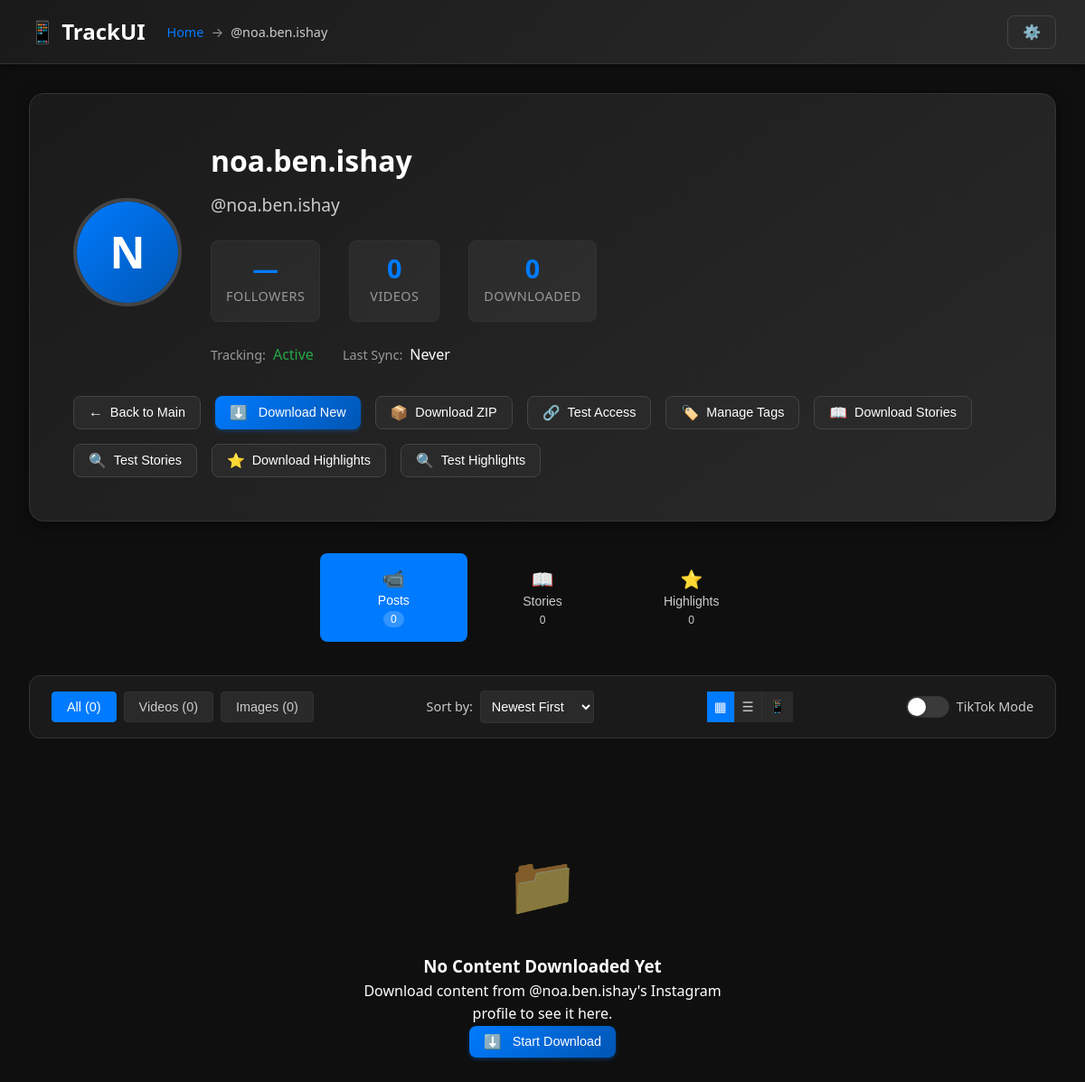
/user/noa.ben.ishay?platform=instagram, run on the app's committed database.
### tables this page shows
CREATE TABLE users (
            id INTEGER PRIMARY KEY AUTOINCREMENT,
            username TEXT NOT NULL,
            platform TEXT NOT NULL DEFAULT 'tiktok',
            display_name TEXT,
            profile_picture TEXT,
            follower_count INTEGER DEFAULT 0,
            following_count INTEGER DEFAULT 0,
            video_count INTEGER DEFAULT 0,
            is_tracking BOOLEAN DEFAULT 1,
            last_sync TIMESTAMP,
            created_at TIMESTAMP DEFAULT CURRENT_TIMESTAMP,
            download_count INTEGER DEFAULT 0,
            last_download TIMESTAMP,
            UNIQUE(username, platform)
        );

### app.py (the view, shortened to what this page needs)
@app.route('/user/<username>')
def user_profile(username):
    conn = get_db_connection()
    user = conn.execute('SELECT * FROM users WHERE username = ?', (username,)).fetchone()
    if not user:
        conn.close()
        abort(404)
    user_tags = conn.execute('''
        SELECT t.* FROM tags t
        JOIN user_tags ut ON t.id = ut.tag_id
        WHERE ut.user_id = ?
    ''', (user['id'],)).fetchall()
    conn.close()
    user_platform = user['platform'] if 'platform' in user.keys() else 'tiktok'
    platform = user_platform if user_platform else request.args.get('platform', 'tiktok')
    user_dir = os.path.join(DOWNLOADS_PATH, platform, username)
    media_files = []
    videos_only = get_bool_setting('profile_feed_videos_only', False)
    if videos_only:
        media_files = [m for m in media_files if m['type'] == 'video']
    media_files.sort(key=lambda x: (x['type'] != 'video', -x['modified'].timestamp()))
    stories_files = []
    highlights_files = []
    if platform == 'instagram':
        stories_dir = os.path.join(DOWNLOADS_PATH, platform, username, 'stories')
        highlights_dir = os.path.join(DOWNLOADS_PATH, platform, username, 'highlights')
        stories_files.sort(key=lambda x: -x['modified'].timestamp())
        highlights_files.sort(key=lambda x: -x['modified'].timestamp())
        highlights_by_folder = {}
        import json
        highlights_grouped = sorted([(folder, files) for folder, files in highlights_by_folder.items()])
        print(f"\n=== HIGHLIGHTS GROUPING DEBUG ===")
        print(f"Total highlights files: {len(highlights_files)}")
        print(f"Number of highlight collections: {len(highlights_grouped)}")
        for folder_name, files in highlights_grouped:
            print(f"  Collection '{folder_name}': {len(files)} files")
            for f in files[:2]:  # Show first 2 files
                print(f"    - {f['filename']}")
        print(f"=====================================\n")
    videos_count = len([m for m in media_files if m['type'] == 'video'])
    images_count = len([m for m in media_files if m['type'] == 'image'])
    stories_count = len(stories_files)
    highlights_count = len(highlights_files)
    avatar_url = None
    for ext in ['.jpg', '.jpeg', '.png', '.webp']:
        candidate = os.path.join(AVATARS_PATH, f"{platform}_{username}{ext}")
        if os.path.exists(candidate):
            avatar_url = f"/avatar/{username}"
            break
        candidate_legacy = os.path.join(AVATARS_PATH, f"{username}{ext}")
        if os.path.exists(candidate_legacy):
            avatar_url = f"/avatar/{username}"
            break
    if not avatar_url:
        first_image = next((m for m in media_files if m['type'] == 'image'), None)
        if first_image:
            avatar_url = f"/downloads/{first_image['path']}"
    return render_template('user.html',
                         user=dict(user),
                         user_tags=[dict(tag) for tag in user_tags],
                         media_files=media_files,
                         stories_files=stories_files,
                         highlights_files=highlights_files,
                         highlights_grouped=highlights_grouped if platform == 'instagram' else [],
                         media_counts={
                             'videos': videos_count,
                             'images': images_count,
                             'stories': stories_count,
                             'highlights': highlights_count,
                             'total': len(media_files)
                         },
                         avatar_url=avatar_url,
                         download_progress=download_progress.get(username, {}),
                         platform=platform)

### app.py (called while the page is built)
def get_db_connection():
    conn = sqlite3.connect(DATABASE_PATH)
    conn.row_factory = sqlite3.Row
    return conn

def get_setting(key, default=None):
    try:
        conn = get_db_connection()
        row = conn.execute('SELECT value FROM settings WHERE key = ?', (key,)).fetchone()
        conn.close()
        if row and row['value'] is not None:
            return row['value']
    except Exception:
        pass
    return default

def get_bool_setting(key, default=False):
    val = str(get_setting(key, 'true' if default else 'false')).strip().lower()
    return val in ('1', 'true', 'yes', 'on')

### templates/user.html (shortened to what this page needs)
{% extends "layout.html" %}
{% block breadcrumb %}
<span class="breadcrumb-separator">→</span>
<span>@{{ user.username }}</span>
{% endblock %}
{% block content %}
<div class="user-profile">
    <div class="user-header">
        <div class="user-header-content">
            <div class="user-avatar-large">
                {% if avatar_url %}
                <img src="{{ avatar_url }}" alt="{{ user.display_name or user.username }}">
                {% else %}
                <div class="avatar-placeholder">{{ (user.display_name or user.username)[0]|upper }}</div>
                {% endif %}
            </div>
            <div class="user-details">
                <h1 class="user-display-name">{{ user.display_name or user.username }}</h1>
                <p class="user-handle">@{{ user.username }}</p>
                <div class="user-stats-row">
                    <div class="stat-box">
                        <div class="stat-number">{{ user.follower_count if user.follower_count and user.follower_count >
                            0 else '—' }}</div>
                        <div class="stat-label">Followers</div>
                    </div>
                    <div class="stat-box">
                        <div class="stat-number">{{ media_counts.videos }}</div>
                        <div class="stat-label">Videos</div>
                    </div>
                    <div class="stat-box">
                        <div class="stat-number">{{ media_counts.total }}</div>
                        <div class="stat-label">Downloaded</div>
                    </div>
                </div>
                <div class="status-info">
                    <div class="status-item">
                        <span class="status-label">Tracking:</span>
                        <span class="status-value {{ 'active' if user.is_tracking else 'inactive' }}">
                            {{ 'Active' if user.is_tracking else 'Inactive' }}
                        </span>
                    </div>
                    <div class="status-item">
                        <span class="status-label">Last Sync:</span>
                        <span class="status-value">
                            {% if user.last_sync %}
                            {{ user.last_sync|strftime('%Y-%m-%d %H:%M') }}
                            {% else %}
                            Never
                            {% endif %}
                        </span>
                    </div>
                </div>
            </div>
        </div>
        <div class="user-actions">
            <button class="btn btn-secondary" onclick="goBack()">
                <span class="btn-icon">←</span>
                Back to Main
            </button>
            <button class="btn btn-primary" id="downloadNewBtn"
                onclick="downloadNewContent('{{ user.username }}', '{{ request.args.get('platform','tiktok') }}')">
                <span class="btn-icon">⬇️</span>
                Download New
            </button>
            <button class="btn btn-secondary"
                onclick="downloadZip('{{ user.username }}', '{{ request.args.get('platform','tiktok') }}')">
                <span class="btn-icon">📦</span>
                Download ZIP
            </button>
            <button class="btn btn-secondary" onclick="testAccess()">
                <span class="btn-icon">🔗</span>
                Test Access
            </button>
            <button class="btn btn-secondary" onclick="showUserTagModal('{{ user.username }}')">
                <span class="btn-icon">🏷️</span>
                Manage Tags
            </button>
            {% if platform == 'instagram' %}
            <button class="btn btn-secondary" onclick="downloadInstagramStories('{{ user.username }}')">
                <span class="btn-icon">📖</span>
                Download Stories
            </button>
            <button class="btn btn-secondary" onclick="testInstagramStories('{{ user.username }}')">
                <span class="btn-icon">🔍</span>
                Test Stories
            </button>
            <button class="btn btn-secondary" onclick="downloadInstagramHighlights('{{ user.username }}')">
                <span class="btn-icon">⭐</span>
                Download Highlights
            </button>
            <button class="btn btn-secondary" onclick="testInstagramHighlights('{{ user.username }}')">
                <span class="btn-icon">🔍</span>
                Test Highlights
            </button>
            {% endif %}
        </div>
    </div>
    {% if platform == 'instagram' %}
    <div class="instagram-nav-section">
        <div class="instagram-nav-buttons">
            <button class="instagram-nav-btn active" id="postsNavBtn" onclick="showInstagramSection('posts')">
                <div class="nav-btn-content">
                    <span class="nav-icon">📹</span>
                    <span class="nav-label">Posts</span>
                    <span class="nav-count">{{ media_counts.total }}</span>
                </div>
            </button>
            <button class="instagram-nav-btn" id="storiesNavBtn" onclick="showInstagramSection('stories')">
                <div class="nav-btn-content">
                    <span class="nav-icon">📖</span>
                    <span class="nav-label">Stories</span>
                    <span class="nav-count">{{ media_counts.stories }}</span>
                </div>
            </button>
            <button class="instagram-nav-btn" id="highlightsNavBtn" onclick="showInstagramSection('highlights')">
                <div class="nav-btn-content">
                    <span class="nav-icon">⭐</span>
                    <span class="nav-label">Highlights</span>
                    <span class="nav-count">{{ media_counts.highlights }}</span>
                </div>
            </button>
        </div>
    </div>
    {% endif %}
    <div class="media-controls">
        <div class="media-filters">
            <button class="filter-btn active" id="allFilter" onclick="filterMedia('all')">
                All ({{ media_files|length }})
            </button>
            <button class="filter-btn" id="videoFilter" onclick="filterMedia('video')">
                Videos ({{ media_files|selectattr('type', 'equalto', 'video')|list|length }})
            </button>
            <button class="filter-btn" id="imageFilter" onclick="filterMedia('image')">
                Images ({{ media_files|selectattr('type', 'equalto', 'image')|list|length }})
            </button>
        </div>
        <div class="sort-controls">
            <label for="sortSelect">Sort by:</label>
            <select id="sortSelect" onchange="sortMedia()">
                <option value="date-desc">Newest First</option>
            </select>
        </div>
        <div class="view-options">
            <button class="view-btn active" id="gridViewBtn" onclick="toggleMediaView('grid')">
                <span class="btn-icon">▦</span>
            </button>
            <button class="view-btn" id="listViewBtn" onclick="toggleMediaView('list')">
                <span class="btn-icon">☰</span>
            </button>
            <button class="view-btn" id="tiktokViewBtn" onclick="toggleMediaView('tiktok')">
                <span class="btn-icon">📱</span>
            </button>
        </div>
        <div class="tiktok-toggle">
            <label class="tiktok-switch">
                <span class="tiktok-slider"></span>
                <span class="tiktok-label">TikTok Mode</span>
            </label>
        </div>
    </div>
    {% if media_files %}
    <div class="media-gallery" id="mediaGallery">
        {% for file in media_files %}
        <div class="media-item" data-type="{{ file.type }}" data-name="{{ file.filename }}" data-size="{{ file.size }}"
            data-date="{{ file.modified.timestamp() }}">
            <div class="media-preview">
                {% if file.type == 'video' %}
                <video controls preload="metadata" playsinline webkit-playsinline muted>
                    <source src="{{ url_for('download_file', filename=file.path) }}" type="video/mp4">
                    Your browser does not support the video tag.
                </video>
                <div class="media-type-indicator">
                    <span class="type-icon">🎥</span>
                </div>
                {% else %}
                <img src="{{ url_for('download_file', filename=file.path) }}" alt="{{ file.filename }}" loading="lazy"
                    onclick="openLightbox('{{ url_for('download_file', filename=file.path) }}', '{{ file.filename }}')">
                <div class="media-type-indicator">
                    <span class="type-icon">🖼️</span>
                </div>
                {% endif %}
            </div>
            <div class="media-info">
                <div class="media-filename" title="{{ file.filename }}">
                    {{ file.filename[:30] + '...' if file.filename|length > 30 else file.filename }}
                </div>
                <div class="media-details">
                    <span class="file-size">{{ "%.1f"|format(file.size / 1024 / 1024) }} MB</span>
                    <span class="file-date">{{ file.modified.strftime('%m/%d/%Y') }}</span>
                </div>
            </div>
            <div class="media-actions">
                <button class="action-btn" onclick="downloadFile('{{ file.path }}', '{{ file.filename }}')"
                    title="Download">
                    <span class="btn-icon">⬇️</span>
                </button>
                <button class="action-btn"
                    onclick="showFileInfo('{{ file.filename }}', {{ file.size }}, '{{ file.modified.isoformat() }}')"
                    title="Info">
                    <span class="btn-icon">ℹ️</span>
                </button>
                {% if file.type == 'image' %}
                <button class="action-btn"
                    onclick="openLightbox('{{ url_for('download_file', filename=file.path) }}', '{{ file.filename }}')"
                    title="View Full Size">
                    <span class="btn-icon">🔍</span>
                </button>
                {% endif %}
            </div>
        </div>
        {% endfor %}
    </div>
    {% else %}
    <div class="empty-media-state">
        <div class="empty-state-content">
            <div class="empty-state-icon">📁</div>
            <h3>No Content Downloaded Yet</h3>
            <p>Download content from @{{ user.username }}'s {{ platform|title }} profile to see it here.</p>
            <button class="btn btn-primary" onclick="downloadNewContent('{{ user.username }}', '{{ platform }}')">
                <span class="btn-icon">⬇️</span>
                Start Download
            </button>
        </div>
    </div>
    {% endif %}
    {% endblock %}

### data on the page
users: username "noa.ben.ishay", display_name "N", display_name "noa.ben.ishay", follower_count "—", is_tracking "Active", platform "Instagram"

### other printed values
{{ media_counts.videos }} "0"
{{ media_counts.total }} "0"
{{ media_counts.stories }} "0"
{{ media_counts.highlights }} "0"
{{ media_files|length }} "0"
{{ media_files|selectattr('type', 'equalto', 'video')|list|length }} "0"
{{ media_files|selectattr('type', 'equalto', 'image')|list|length }} "0"
